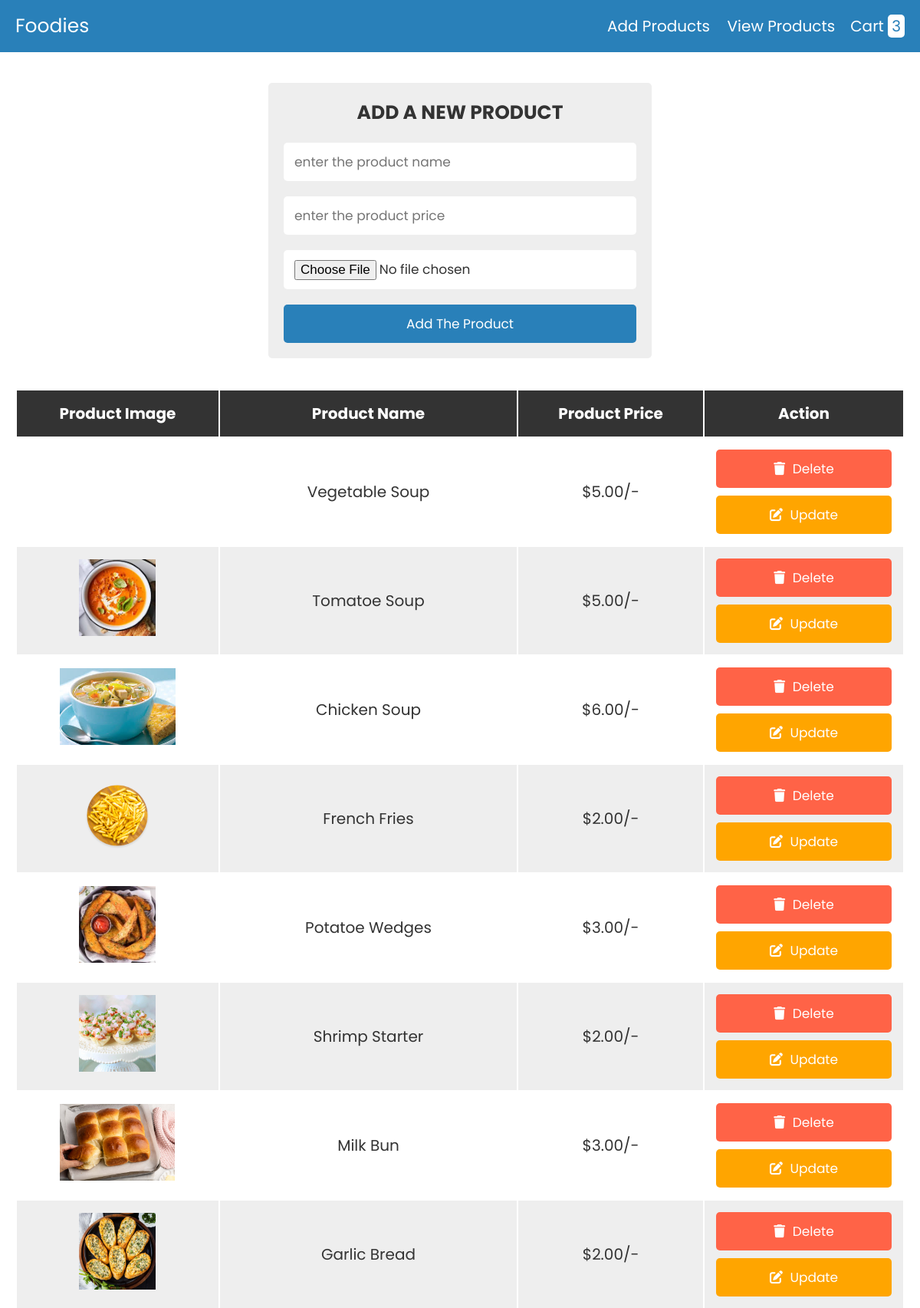
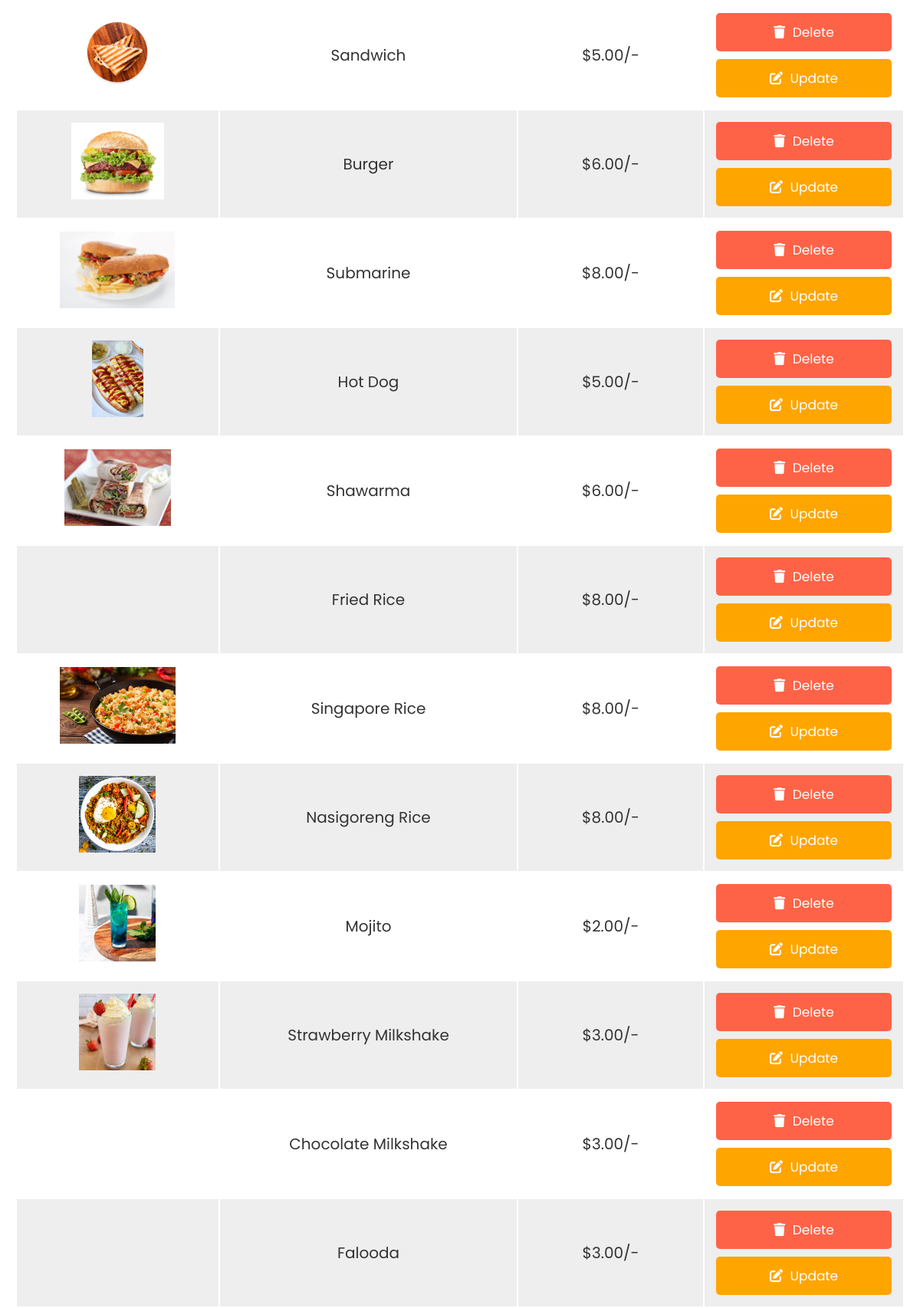
Screenshot of /admindash.php (upper part) with the database file from the repository (2 pictures, top to bottom).
### tables this page shows
CREATE TABLE `products` (
  `id` int(11) NOT NULL,
  `name` varchar(255) NOT NULL,
  `price` decimal(10,2) NOT NULL,
  `image` varchar(255) DEFAULT NULL,
  `category_id` int(11) NOT NULL
);

### admindash.php (the view, shortened to what this page needs)
<?php
include 'includes/databaseconnect.php';
?>
<!DOCTYPE html>
<html lang="en">
<head>
   <link rel="stylesheet" href="https://cdnjs.cloudflare.com/ajax/libs/font-awesome/6.0.0/css/all.min.css">
   <link rel="stylesheet" href="css/style.css">
</head>
<body>
<?php include 'head.php'; ?>
<div class="container">
<section>
<form action="" method="post" class="add-product-form" enctype="multipart/form-data">
   <h3>add a new product</h3>
   <input type="text" name="p_name" placeholder="enter the product name" class="box" required>
   <input type="number" name="p_price" min="0" placeholder="enter the product price" class="box" required>
   <input type="file" name="p_image" accept="image/png, image/jpg, image/jpeg" class="box" required>
   <input type="submit" value="add the product" name="add_product" class="btn">
</form>
</section>
<section class="display-product-table">
   <table>
      <thead>
         <th>product image</th>
         <th>product name</th>
         <th>product price</th>
         <th>action</th>
      </thead>
      <tbody>
         <?php
            $select_products = mysqli_query($conn, "SELECT * FROM `products`");
            if(mysqli_num_rows($select_products) > 0){
               while($row = mysqli_fetch_assoc($select_products)){
         ?>
         <tr>
            <td><img src="uploaded_img/<?php echo $row['image']; ?>" height="100" alt=""></td>
            <td><?php echo $row['name']; ?></td>
            <td>$<?php echo $row['price']; ?>/-</td>
            <td>
               <a href="admindash.php?delete=<?php echo $row['id']; ?>" class="delete-btn" onclick="return confirm('are your sure you want to delete this?');"> <i class="fas fa-trash"></i> delete </a>
               <a href="admindash.php?edit=<?php echo $row['id']; ?>" class="option-btn"> <i class="fas fa-edit"></i> update </a>
            </td>
         </tr>
         <?php
            };
            }else{
               echo "<div class='empty'>no product added</div>";
            };
         ?>
      </tbody>
   </table>
</section>
</div>
</body>
</html>

### head.php (shortened to what this page needs)
<header class="head">
   <div class="flex">
      <a href="#" class="logo">foodies</a>
      <nav class="navbar">
         <a href="admins.php">add products</a>
         <a href="menu.php">view products</a>
      </nav>
      <?php
      $select_rows = mysqli_query($conn, "SELECT * FROM `cart`") or die('query failed');
      $row_count = mysqli_num_rows($select_rows);
      ?>
      <a href="cart.php" class="cart">cart <span><?php echo $row_count; ?></span> </a>
   </div>
</header>

### css/style.css (style rules this page uses)
:root { --blue:#2980b9; --red:tomato; --orange:orange; --black:#333; --white:#fff; --bg-color:#eee; --dark-bg:rgba(0,0,0,.7); --box-shadow:0 .5rem 1rem rgba(0,0,0,.1); --border:.1rem solid #999; }
* { font-family: 'Poppins', sans-serif; margin:0; padding:0; box-sizing: border-box; outline: none; border:none; text-decoration: none; text-transform: capitalize; }
html { font-size: 62.5%; overflow-x: hidden; }
.container { max-width: 1200px; margin:0 auto; }
section { padding:2rem; }
.btn, .option-btn, .delete-btn { display: block; width: 100%; text-align: center; background-color: var(--blue); color:var(--white); font-size: 1.7rem; padding:1.2rem 3rem; border-radius: .5rem; cursor: pointer; margin-top: 1rem; }
.option-btn i, .delete-btn i { padding-right: .5rem; }
.option-btn { background-color: var(--orange); }
.delete-btn { margin-top: 0; background-color: var(--red); }
.head { background-color: var(--blue); position: sticky; top:0; left:0; z-index: 1000; }
.head .flex { display: flex; align-items: center; padding:1.5rem 2rem; max-width: 1200px; margin:0 auto; }
.head .flex .logo { margin-right: auto; font-size: 2.5rem; color:var(--white); }
.head .flex .navbar a { margin-left: 2rem; font-size: 2rem; color:var(--white); }
.head .flex .cart { margin-left: 2rem; font-size: 2rem; color:var(--white); }
.head .flex .cart span { padding:.1rem .5rem; border-radius: .5rem; background-color: var(--white); color:var(--blue); font-size: 2rem; }
.add-product-form { max-width: 50rem; background-color: var(--bg-color); border-radius: .5rem; padding:2rem; margin:0 auto; margin-top: 2rem; }
.add-product-form h3 { font-size: 2.5rem; margin-bottom: 1rem; color:var(--black); text-transform: uppercase; text-align: center; }
.add-product-form .box { text-transform: none; padding:1.2rem 1.4rem; font-size: 1.7rem; color:var(--black); border-radius: .5rem; background-color: var(--white); margin:1rem 0; width: 100%; }
.display-product-table table { width: 100%; text-align: center; }
.display-product-table table thead th { padding:1.5rem; font-size: 2rem; background-color: var(--black); color:var(--white); }
.display-product-table table td { padding:1.5rem; font-size: 2rem; color:var(--black); }
.display-product-table table td:first-child { padding:0; }
.display-product-table table tr:nth-child(even) { background-color: var(--bg-color); }

### rows the page displays
products: name "Vegetable Soup", price "5.00"
products: image (picture), name "Tomatoe Soup", price "5.00"
products: image (picture), name "Chicken Soup", price "6.00"
products: image (picture), name "French Fries", price "2.00"
products: image (picture), name "Potatoe Wedges", price "3.00"
products: image (picture), name "Shrimp Starter", price "2.00"
products: image (picture), name "Milk Bun", price "3.00"
products: image (picture), name "Garlic Bread", price "2.00"
products: image (picture), name "Sandwich", price "5.00"
products: image (picture), name "Burger", price "6.00"
products: image (picture), name "Submarine", price "8.00"
products: image (picture), name "Hot Dog", price "5.00"
products: image (picture), name "Shawarma", price "6.00"
products: name "Fried Rice", price "8.00"
products: image (picture), name "Singapore Rice", price "8.00"
products: image (picture), name "Nasigoreng Rice", price "8.00"
products: image (picture), name "Mojito", price "2.00"
products: image (picture), name "Strawberry Milkshake", price "3.00"
products: name "Chocolate Milkshake", price "3.00"
products: name "Falooda", price "3.00"

### other values shown
$row_count "3"
